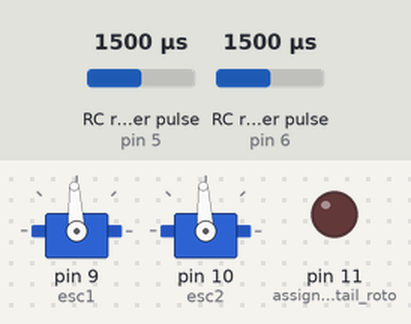
Bench run of a sketch on a simulated Arduino Uno, built with avr-gcc and run on an emulated ATmega328P. Parts: 2 × servo, output pins drawn as LEDs (lit = HIGH). Wiring (inferred from the names in the program): 2 × RC receiver channel: data pin 5 / data pin 6. The test bench sets the inputs (shaded band); at power-on: RC receiver pulse (sensors on pin 5, pin 6) 1500 µs.

Above: at 1.2 s.
1.3 s: RC receiver pulse (sensor on pin 5) set to 1020 µs
At 2.0 s:
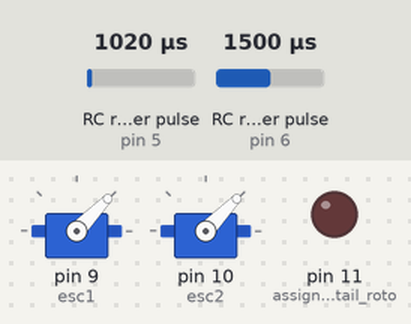
2.8 s: RC receiver pulse (sensor on pin 6) set to 1020 µs
At 3.2 s:
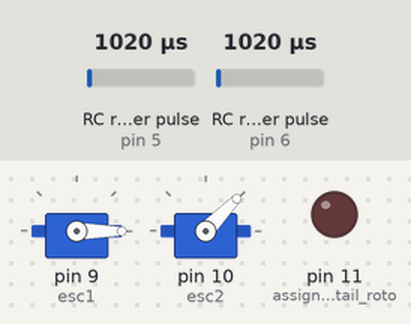
4.3 s: RC receiver pulse (sensor on pin 5) set to 1980 µs
At 4.83 s:
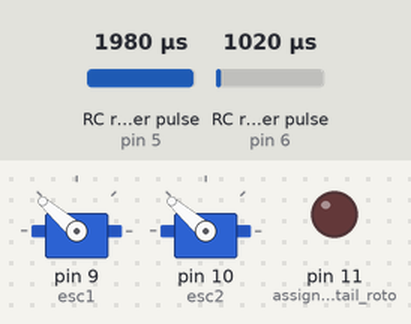
7.3 s: RC receiver pulse (sensor on pin 6) set to 1250 µs
At 7.71 s:
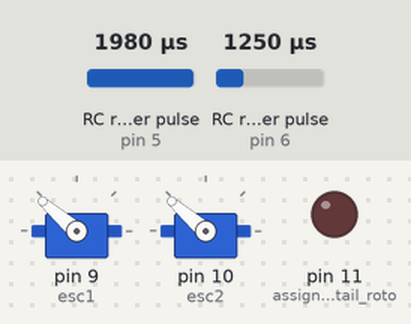
10.3 s: RC receiver pulse (sensor on pin 5) set to 1250 µs
At 11.3 s:
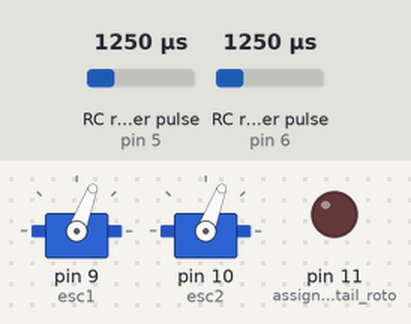
11.9 s: RC receiver pulse (sensor on pin 6) set to 1500 µs
At 12.7 s:
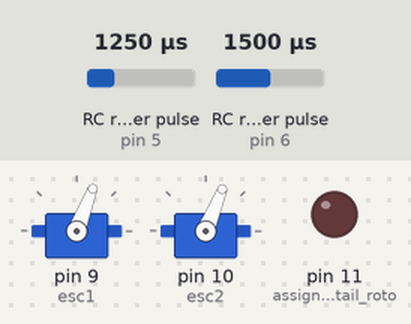
Timing chart, 0 to 14.4 s (numbered marks = the images above; inputs shaded):
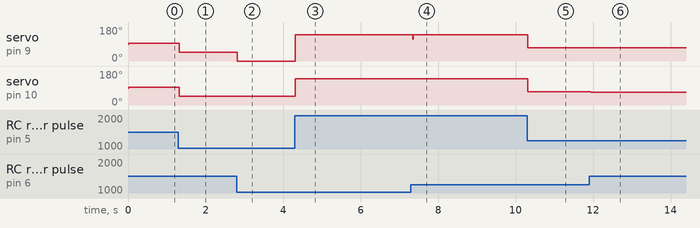

Measured:
- after the input at 1.3 s, servo on pin 9 (esc1), servo on pin 10 (esc2): 93° → 46° at once
- after the input at 2.8 s, servo on pin 9 (esc1): 46° → 0° at once
- after the input at 4.3 s, servo on pin 9 (esc1): 0° → 139° at once; servo on pin 10 (esc2): 46° → 139° at once
- after the input at 7.3 s, servo on pin 9 (esc1): 139° → 115° at once, → 139° 0.02 s later
- after the input at 10.3 s, servo on pin 9 (esc1), servo on pin 10 (esc2): 139° → 69° at once
- after the input at 11.9 s, servo on pin 10 (esc2): 69° → 68° at once

The sketch:

VTOL_PulseIn.ino
```cpp
#include <Servo.h>
Servo esc1, esc2;
int ch1, ch2, ch3;

void setup()
{
  pinMode(5, INPUT); // Signal for Throttle coming from the receiver (THRO)
  pinMode(6, INPUT); // Signal for Yaw coming from the receiver (AILE)
  pinMode(3, INPUT); // Signal for Pitch coming from the receiver (ELEV)
  esc1.attach(9); // Yellow, Green, Black //Top  motor
  esc2.attach(10); // Red, Green, Black //Bottom motor
  pinMode(9,OUTPUT); // assigned to ESC1
  pinMode(10,OUTPUT); // assigned to ESC2
  pinMode(11,OUTPUT); // assigned to the tail rotor
  Serial.begin(9600);
}

//////////////////////FUNCTIONS/////////////////////////
void calculateThrottle()
{
  ch1 = pulseIn(5, HIGH, 25000); // 25000 micro seconds, 1/40th seconds
  esc1.write(ch1);
  esc2.write(ch1);
}

void calculateYaw()
{
  ch2 = pulseIn(6, HIGH, 25000);
  if (ch2 < 1500)
  {
    int difference = 1500 - ch2;
    int newSpeed = ch1 - difference;
    esc1.write(newSpeed);
    esc2.write(ch1);
    //Serial.println("Yaw esc1: ");
    //Serial.println(newSpeed);
    //Serial.println("Yaw esc2: ");
    //Serial.println(ch1);
  }
  else if (ch2 >= 1500)
  {
    int difference = ch2 - 1500;
    int newSpeed = ch1 - difference;
    esc1.write(ch1);
    esc2.write(newSpeed);
    //Serial.println("Yaw esc1:" );
    //Serial.println(ch1);
    //Serial.println("Yaw esc2: ");
    //Serial.println(newSpeed);
  }
  else
  {
    esc1.write(ch1);
    esc2.write(ch1);
    //Serial.println("Middle");
  }
}

void calculatePitch()
{
  ch3 = pulseIn(3, HIGH, 25000);

  if (ch3 > 1525)
  {
  digitalWrite(11, HIGH);
  //Serial.println("Pitch:" );
  //Serial.println(newSpeed);
  }
  else if (ch3 <= 1525);
  {
  digitalWrite(11, LOW);
  //Serial.println("Pitch:" );
  //Serial.println(newSpeed);
  }
}

//////////////////////LOOP/////////////////////////
void loop()
{
  calculateThrottle();
  calculateYaw();
  //calculatePitch();
}
```
